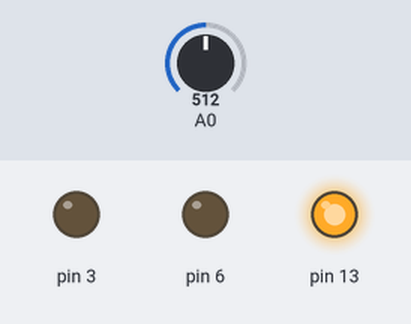
Recording of a sketch running on a simulated Arduino Uno, built with avr-gcc and run on an emulated ATmega328P. Shown: output pins drawn as LEDs (lit = HIGH). The test bench sets the inputs (shaded band); at power-on: A0 = 512.

Above: at 1.2 s.
1.3 s: A0 set to 490
At 2.5 s:
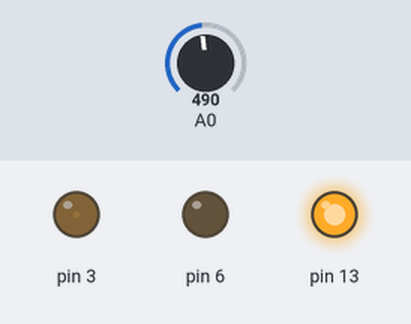
2.8 s: A0 set to 535
At 3.7 s:
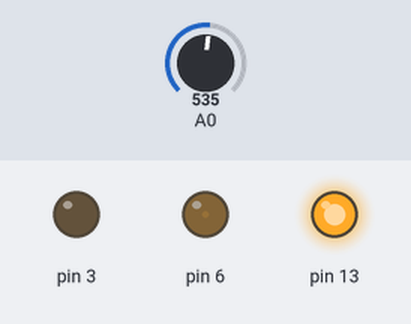
4.3 s: A0 set to 716
At 5.0 s:
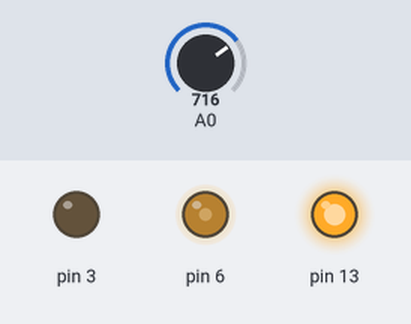
5.8 s: A0 set to 900
At 6.3 s:
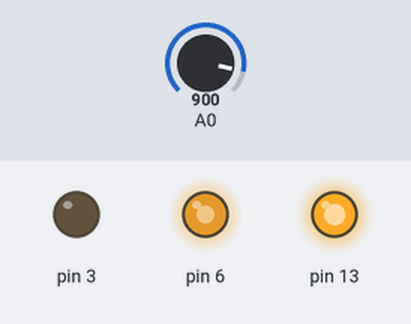
7.3 s: A0 set to 1023
At 8.7 s:
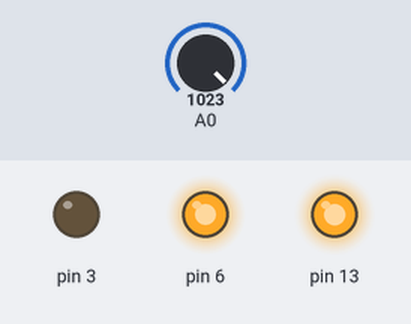
Timing chart, 0 to 9.8 s (numbered marks = the images above; inputs shaded):
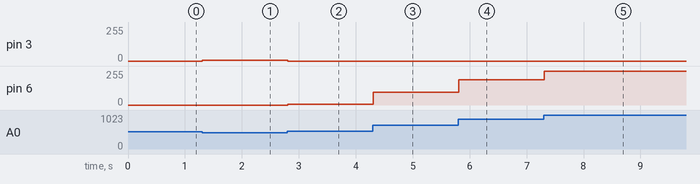

Measured:
- after the input at 1.3 s, pin 3: 0/255 → 4/255 at once
- after the input at 2.8 s, pin 3: 4/255 → 0/255 at once; pin 6: 0/255 → 5/255 at once
- after the input at 4.3 s, pin 6: 5/255 → 97/255 at once
- after the input at 5.8 s, pin 6: 97/255 → 191/255 at once
- after the input at 7.3 s, pin 6: 191/255 → 254/255 at once

The sketch:

Solution_04_09.ino
```cpp
void setup() {
  // put your setup code here, to run once:
  pinMode(13, OUTPUT);
  digitalWrite(13, HIGH);
}

void loop() {
  // put your main code here, to run repeatedly:
  int pinRead = analogRead(A0);
  if(pinRead < 500){
    pinRead = 499 - pinRead;
    pinRead = map(pinRead, 0, 499, 0, 255);
    analogWrite(3, pinRead);
    analogWrite(6, 0);
  }
  else if(pinRead >= 500 && pinRead < 525){
    analogWrite(3, 0);
    analogWrite(6, 0);
  }
  else{
    pinRead = map(pinRead, 525, 1024, 0, 255);
    analogWrite(3, 0);
    analogWrite(6, pinRead);
  }
  delay(15);
}
```
